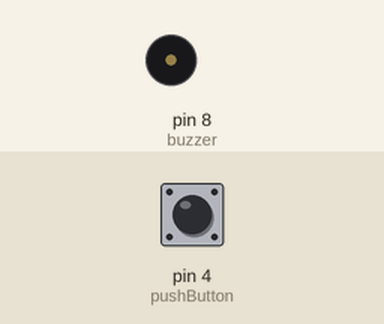
Simulated run of this sketch. Board: Arduino Uno, built for the host (arithmetic inside an expression is 32-bit, double 64-bit). On the bench: buzzer (waves = sounding). The inputs (shaded band) are chosen by the test bench; at power-on: pin 4 (pushButton) LOW.

Above: at 1.2 s.
1.3 s: pin 4 (pushButton) pulled HIGH for 0.15 s
At 1.37 s:
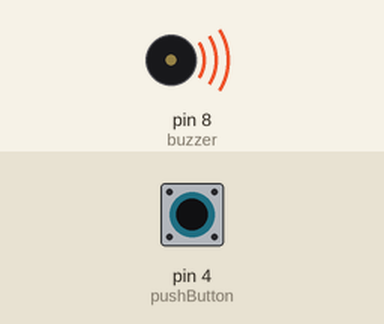
2.9 s: pin 4 (pushButton) pulled HIGH for 3.2 s
At 6.4 s:
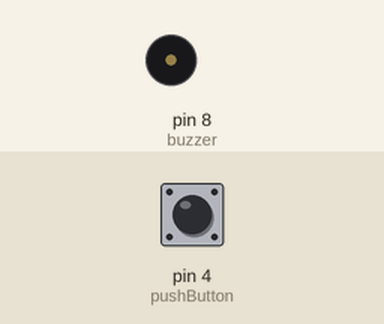
Timing chart, 0 to 7.9 s (numbered marks = the images above; inputs shaded):
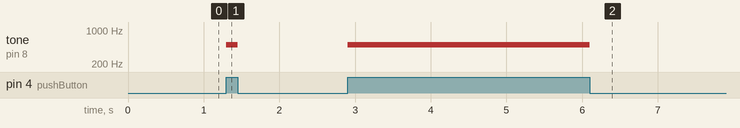

Measured:
- after the input at 1.3 s, tone on pin 8 (buzzer): silent → 500 Hz at once, → silent 0.15 s later
- after the input at 2.9 s, tone on pin 8 (buzzer): silent → 500 Hz at once, → silent 3.2 s later

The sketch:

app.ino
```cpp
int pushButton = 4 ;
int buzzer = 8 ;
void setup() {
  // put your setup code here, to run once:
pinMode(pushButton,INPUT) ;
pinMode(buzzer,OUTPUT) ;
Serial.begin(9600) ;
}

void loop() {
  // put your main code here, to run repeatedly:
boolean p = digitalRead(pushButton) ;
if(p){
tone(buzzer,500) ;
Serial.begin("buzzer") ;
}
else{
  noTone(buzzer) ;

  }
}
```
